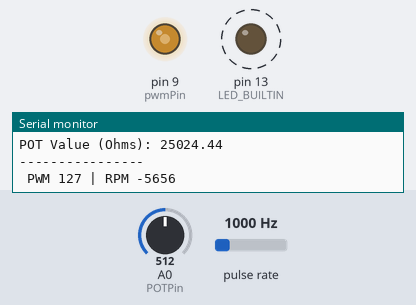
Bench run of a sketch on a simulated Arduino Uno, built with avr-gcc and run on an emulated ATmega328P. Parts: output pins drawn as LEDs (lit = HIGH), the last lines printed to the serial monitor. Wiring (inferred from the names in the program): pulse sensor: data pin 10. Dashed ring = blinking. The test bench sets the inputs (shaded band); at power-on: A0 (POTPin) = 512, pulse rate 1000 Hz.

Above: at 0.82 s.
1.3 s: A0 (POTPin) set to 536
At 2.0 s:
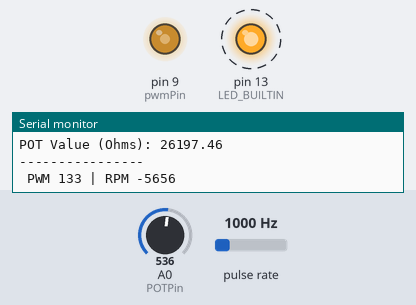
4.3 s: A0 (POTPin) set to 900
At 5.28 s:
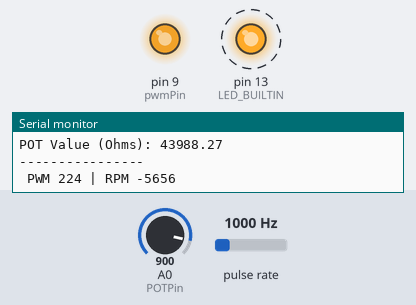
7.3 s: A0 (POTPin) set to 122
At 8.03 s:
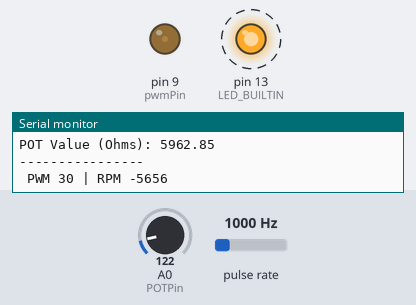
10.3 s: A0 (POTPin) set to 511
At 10.97 s:
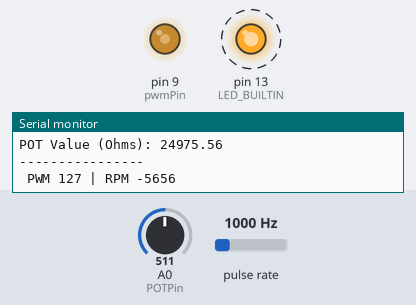
Timing chart, 0 to 14.3 s (numbered marks = the images above; inputs shaded):
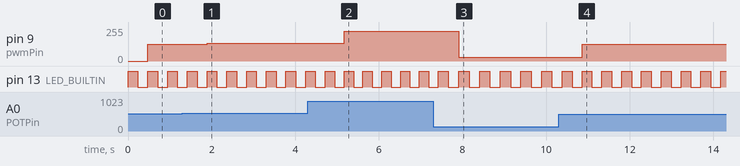

The sketch:

fancontrol.ino
```cpp
int pwmPin = 9;
int tachPin = 10;
int POTPin = A0;
#define POT_MAX_OHMS 50000.0;

void setup() {
  pinMode(pwmPin, OUTPUT);
  pinMode(tachPin, INPUT_PULLUP);
  Serial.begin(9600);
  pinMode(LED_BUILTIN, OUTPUT);
}

// Ramp Down 10 intervals
/* void loop() {
  analogWrite(pwmPin, 255);
  Serial.println("Starting at full speed...");
  delay(5000);

  for (int i = 0; i < 10; i++) {
    int duty = map(i, 0, 9, 255, 30);
    analogWrite(pwmPin, duty);

    period = pulseIn(tachPin, HIGH, 1000000);
    int rpm = (period > 0) ? 60.0 * 1000000.0 / (period * 2.0) : 0;

    Serial.print("Level ");
    Serial.print(i + 1);
    Serial.print(" | PWM ");
    Serial.print(duty);
    Serial.print(" | RPM ");
    Serial.println(rpm);

    delay(1000);
  }

  Serial.println("Finished cycle.\n");
  delay(5000);
} */

void loop() {

  // Potentiometer Set Up
  int potValue = analogRead(POTPin);
  int FanSpeed = map(potValue, 0, 1023, 0, 255);
int BlinkInterval = map(FanSpeed, 0, 2000, 1000, 50);


  digitalWrite(LED_BUILTIN, HIGH);
  delay(BlinkInterval/4);
  digitalWrite(LED_BUILTIN, LOW);
  delay(BlinkInterval/4);


  // Serial output in ohms
  float potOhms = (potValue / 1023.0) * POT_MAX_OHMS;
    Serial.print("POT Value (Ohms): ");
  Serial.println(potOhms);
  Serial.println("----------------");

analogWrite(pwmPin, FanSpeed);

int period = pulseIn(tachPin, HIGH, 1000000);
    int rpm = (period > 0) ? 60.0 * 1000000.0 / (period * 2.0) : 0;
    Serial.print(" PWM ");
    Serial.print(FanSpeed);
    Serial.print(" | RPM ");
    Serial.println(rpm);

}
```

Measured:
- after the input at 1.3 s, pin 9 (pwmPin): 127/255 → 133/255 after 0.59 s
- after the input at 4.3 s, pin 9 (pwmPin): 133/255 → 224/255 after 0.87 s
- after the input at 7.3 s, pin 9 (pwmPin): 224/255 → 30/255 after 0.61 s
- after the input at 10.3 s, pin 9 (pwmPin): 30/255 → 127/255 after 0.56 s
- by itself, pin 13 (LED_BUILTIN): alternates HIGH for 0.24 s and LOW for 0.24 s
